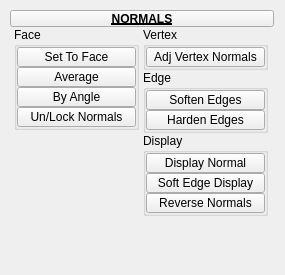
<?xml version="1.0" encoding="UTF-8"?>
<ui version="4.0">
 <class>QtUi</class>
 <widget class="QMainWindow" name="QtUi">
  <property name="enabled">
   <bool>true</bool>
  </property>
  <property name="geometry">
   <rect>
    <x>0</x>
    <y>0</y>
    <width>285</width>
    <height>275</height>
   </rect>
  </property>
  <property name="minimumSize">
   <size>
    <width>0</width>
    <height>0</height>
   </size>
  </property>
  <property name="maximumSize">
   <size>
    <width>999</width>
    <height>999</height>
   </size>
  </property>
  <property name="windowTitle">
   <string>Toolkit</string>
  </property>
  <property name="tabShape">
   <enum>QTabWidget::Triangular</enum>
  </property>
  <property name="dockNestingEnabled">
   <bool>true</bool>
  </property>
  <property name="dockOptions">
   <set>QMainWindow::AllowNestedDocks|QMainWindow::AllowTabbedDocks|QMainWindow::AnimatedDocks|QMainWindow::ForceTabbedDocks</set>
  </property>
  <widget class="QWidget" name="mainWindow">
   <widget class="QWidget" name="layoutWidget_2">
    <property name="geometry">
     <rect>
      <x>10</x>
      <y>10</y>
      <width>264</width>
      <height>239</height>
     </rect>
    </property>
    <layout class="QGridLayout" name="gridLayout_2">
     <property name="spacing">
      <number>0</number>
     </property>
     <item row="0" column="1" colspan="2">
      <widget class="PushButtonDraggable" name="draggable_header">
       <property name="minimumSize">
        <size>
         <width>19</width>
         <height>17</height>
        </size>
       </property>
       <property name="maximumSize">
        <size>
         <width>999</width>
         <height>17</height>
        </size>
       </property>
       <property name="font">
        <font>
         <weight>75</weight>
         <bold>true</bold>
         <underline>true</underline>
        </font>
       </property>
       <property name="text">
        <string>NORMALS</string>
       </property>
       <property name="checkable">
        <bool>true</bool>
       </property>
      </widget>
     </item>
     <item row="1" column="1" colspan="2">
      <layout class="QHBoxLayout" name="horizontalLayout">
       <item>
        <layout class="QVBoxLayout" name="verticalLayout">
         <property name="spacing">
          <number>0</number>
         </property>
         <item>
          <widget class="QGroupBox" name="groupBox">
           <property name="minimumSize">
            <size>
             <width>125</width>
             <height>0</height>
            </size>
           </property>
           <property name="maximumSize">
            <size>
             <width>125</width>
             <height>999</height>
            </size>
           </property>
           <property name="title">
            <string>Face</string>
           </property>
           <layout class="QGridLayout" name="gridLayout">
            <property name="leftMargin">
             <number>0</number>
            </property>
            <property name="topMargin">
             <number>0</number>
            </property>
            <property name="rightMargin">
             <number>0</number>
            </property>
            <property name="bottomMargin">
             <number>0</number>
            </property>
            <property name="spacing">
             <number>0</number>
            </property>
            <item row="6" column="0" colspan="3">
             <widget class="PushButton" name="tb003">
              <property name="enabled">
               <bool>true</bool>
              </property>
              <property name="minimumSize">
               <size>
                <width>0</width>
                <height>20</height>
               </size>
              </property>
              <property name="maximumSize">
               <size>
                <width>999</width>
                <height>20</height>
               </size>
              </property>
              <property name="toolTip">
               <string>Lock Normals: lock/Unlock all normals from the selected object or object containing a selected vertice</string>
              </property>
              <property name="text">
               <string>Un/Lock Normals</string>
              </property>
              <property name="iconSize">
               <size>
                <width>18</width>
                <height>18</height>
               </size>
              </property>
             </widget>
            </item>
            <item row="1" column="0" colspan="3">
             <widget class="PushButton" name="tb004">
              <property name="enabled">
               <bool>true</bool>
              </property>
              <property name="minimumSize">
               <size>
                <width>0</width>
                <height>20</height>
               </size>
              </property>
              <property name="maximumSize">
               <size>
                <width>999</width>
                <height>20</height>
               </size>
              </property>
              <property name="toolTip">
               <string>Average Edge Normals</string>
              </property>
              <property name="text">
               <string>Average</string>
              </property>
              <property name="iconSize">
               <size>
                <width>18</width>
                <height>18</height>
               </size>
              </property>
             </widget>
            </item>
            <item row="0" column="0" colspan="3">
             <widget class="QPushButton" name="b006">
              <property name="enabled">
               <bool>true</bool>
              </property>
              <property name="minimumSize">
               <size>
                <width>0</width>
                <height>20</height>
               </size>
              </property>
              <property name="maximumSize">
               <size>
                <width>999</width>
                <height>20</height>
               </size>
              </property>
              <property name="toolTip">
               <string>Set Normals to face</string>
              </property>
              <property name="text">
               <string>Set To Face</string>
              </property>
              <property name="iconSize">
               <size>
                <width>18</width>
                <height>18</height>
               </size>
              </property>
             </widget>
            </item>
            <item row="3" column="0" colspan="3">
             <widget class="PushButton" name="tb002">
              <property name="enabled">
               <bool>true</bool>
              </property>
              <property name="minimumSize">
               <size>
                <width>0</width>
                <height>20</height>
               </size>
              </property>
              <property name="maximumSize">
               <size>
                <width>999</width>
                <height>20</height>
               </size>
              </property>
              <property name="toolTip">
               <string>Set normal angle</string>
              </property>
              <property name="text">
               <string>By Angle</string>
              </property>
              <property name="iconSize">
               <size>
                <width>18</width>
                <height>18</height>
               </size>
              </property>
             </widget>
            </item>
           </layout>
          </widget>
         </item>
         <item>
          <spacer name="verticalSpacer">
           <property name="orientation">
            <enum>Qt::Vertical</enum>
           </property>
           <property name="sizeHint" stdset="0">
            <size>
             <width>20</width>
             <height>40</height>
            </size>
           </property>
          </spacer>
         </item>
        </layout>
       </item>
       <item>
        <layout class="QVBoxLayout" name="verticalLayout_2">
         <property name="spacing">
          <number>0</number>
         </property>
         <item>
          <widget class="QGroupBox" name="groupBox_2">
           <property name="minimumSize">
            <size>
             <width>125</width>
             <height>0</height>
            </size>
           </property>
           <property name="maximumSize">
            <size>
             <width>125</width>
             <height>999</height>
            </size>
           </property>
           <property name="title">
            <string>Vertex</string>
           </property>
           <layout class="QVBoxLayout" name="verticalLayout_3">
            <property name="spacing">
             <number>0</number>
            </property>
            <property name="leftMargin">
             <number>0</number>
            </property>
            <property name="topMargin">
             <number>0</number>
            </property>
            <property name="rightMargin">
             <number>0</number>
            </property>
            <property name="bottomMargin">
             <number>0</number>
            </property>
            <item>
             <widget class="QPushButton" name="b005">
              <property name="enabled">
               <bool>true</bool>
              </property>
              <property name="minimumSize">
               <size>
                <width>0</width>
                <height>20</height>
               </size>
              </property>
              <property name="maximumSize">
               <size>
                <width>999</width>
                <height>20</height>
               </size>
              </property>
              <property name="toolTip">
               <string>Adjust vertex normals interactively</string>
              </property>
              <property name="text">
               <string>Adj Vertex Normals</string>
              </property>
              <property name="iconSize">
               <size>
                <width>18</width>
                <height>18</height>
               </size>
              </property>
             </widget>
            </item>
           </layout>
          </widget>
         </item>
         <item>
          <widget class="QGroupBox" name="groupBox_3">
           <property name="minimumSize">
            <size>
             <width>125</width>
             <height>0</height>
            </size>
           </property>
           <property name="maximumSize">
            <size>
             <width>125</width>
             <height>999</height>
            </size>
           </property>
           <property name="title">
            <string>Edge</string>
           </property>
           <layout class="QVBoxLayout" name="verticalLayout_5">
            <property name="spacing">
             <number>0</number>
            </property>
            <property name="leftMargin">
             <number>0</number>
            </property>
            <property name="topMargin">
             <number>0</number>
            </property>
            <property name="rightMargin">
             <number>0</number>
            </property>
            <property name="bottomMargin">
             <number>0</number>
            </property>
            <item>
             <widget class="QPushButton" name="b001">
              <property name="enabled">
               <bool>true</bool>
              </property>
              <property name="minimumSize">
               <size>
                <width>60</width>
                <height>20</height>
               </size>
              </property>
              <property name="maximumSize">
               <size>
                <width>999</width>
                <height>20</height>
               </size>
              </property>
              <property name="toolTip">
               <string>&lt;html&gt;&lt;head/&gt;&lt;body&gt;&lt;p&gt;&lt;span style=&quot; text-decoration: underline;&quot;&gt;Soften edge normals&lt;/span&gt;&lt;/p&gt;&lt;/body&gt;&lt;/html&gt;</string>
              </property>
              <property name="text">
               <string>Soften Edges</string>
              </property>
              <property name="iconSize">
               <size>
                <width>18</width>
                <height>18</height>
               </size>
              </property>
             </widget>
            </item>
            <item>
             <widget class="PushButton" name="tb001">
              <property name="enabled">
               <bool>true</bool>
              </property>
              <property name="minimumSize">
               <size>
                <width>0</width>
                <height>20</height>
               </size>
              </property>
              <property name="maximumSize">
               <size>
                <width>999</width>
                <height>20</height>
               </size>
              </property>
              <property name="toolTip">
               <string>&lt;html&gt;&lt;head/&gt;&lt;body&gt;&lt;p&gt;&lt;span style=&quot; text-decoration: underline;&quot;&gt;Harden edges normals.&lt;/span&gt;&lt;/p&gt;&lt;p&gt;&lt;br/&gt;&lt;/p&gt;&lt;p&gt;If the entire object is selected, all object edges will be used.&lt;/p&gt;&lt;/body&gt;&lt;/html&gt;</string>
              </property>
              <property name="text">
               <string>Harden Edges</string>
              </property>
              <property name="iconSize">
               <size>
                <width>18</width>
                <height>18</height>
               </size>
              </property>
             </widget>
            </item>
           </layout>
          </widget>
         </item>
         <item>
          <widget class="QGroupBox" name="Normals">
           <property name="minimumSize">
            <size>
             <width>125</width>
             <height>0</height>
            </size>
           </property>
           <property name="maximumSize">
            <size>
             <width>125</width>
             <height>999</height>
            </size>
           </property>
           <property name="title">
            <string>Display</string>
           </property>
           <layout class="QVBoxLayout" name="verticalLayout_4">
            <property name="spacing">
             <number>0</number>
            </property>
            <property name="leftMargin">
             <number>0</number>
            </property>
            <property name="topMargin">
             <number>0</number>
            </property>
            <property name="rightMargin">
             <number>0</number>
            </property>
            <property name="bottomMargin">
             <number>0</number>
            </property>
            <item>
             <widget class="PushButton" name="tb000">
              <property name="enabled">
               <bool>true</bool>
              </property>
              <property name="minimumSize">
               <size>
                <width>0</width>
                <height>20</height>
               </size>
              </property>
              <property name="maximumSize">
               <size>
                <width>999</width>
                <height>20</height>
               </size>
              </property>
              <property name="toolTip">
               <string>Display face normals</string>
              </property>
              <property name="text">
               <string>Display Normal</string>
              </property>
              <property name="iconSize">
               <size>
                <width>18</width>
                <height>18</height>
               </size>
              </property>
             </widget>
            </item>
            <item>
             <widget class="QPushButton" name="b003">
              <property name="enabled">
               <bool>true</bool>
              </property>
              <property name="minimumSize">
               <size>
                <width>0</width>
                <height>20</height>
               </size>
              </property>
              <property name="maximumSize">
               <size>
                <width>999</width>
                <height>20</height>
               </size>
              </property>
              <property name="toolTip">
               <string>Toggle soft edge display. Soft edge normals display dotted.</string>
              </property>
              <property name="text">
               <string>Soft Edge Display</string>
              </property>
              <property name="iconSize">
               <size>
                <width>18</width>
                <height>18</height>
               </size>
              </property>
             </widget>
            </item>
            <item>
             <widget class="QPushButton" name="b010">
              <property name="enabled">
               <bool>true</bool>
              </property>
              <property name="minimumSize">
               <size>
                <width>0</width>
                <height>20</height>
               </size>
              </property>
              <property name="maximumSize">
               <size>
                <width>999</width>
                <height>20</height>
               </size>
              </property>
              <property name="toolTip">
               <string>Reverse Selected Normals</string>
              </property>
              <property name="text">
               <string>Reverse Normals</string>
              </property>
              <property name="iconSize">
               <size>
                <width>18</width>
                <height>18</height>
               </size>
              </property>
             </widget>
            </item>
           </layout>
          </widget>
         </item>
         <item>
          <spacer name="verticalSpacer_2">
           <property name="orientation">
            <enum>Qt::Vertical</enum>
           </property>
           <property name="sizeHint" stdset="0">
            <size>
             <width>20</width>
             <height>40</height>
            </size>
           </property>
          </spacer>
         </item>
        </layout>
       </item>
      </layout>
     </item>
    </layout>
   </widget>
  </widget>
 </widget>
 <customwidgets>
  <customwidget>
   <class>PushButtonDraggable</class>
   <extends>QPushButton</extends>
   <header>widgets.pushbuttondraggable.h</header>
  </customwidget>
  <customwidget>
   <class>PushButton</class>
   <extends>QPushButton</extends>
   <header>widgets.pushbutton.h</header>
  </customwidget>
 </customwidgets>
 <resources/>
 <connections/>
 <designerdata>
  <property name="gridDeltaX">
   <number>5</number>
  </property>
  <property name="gridDeltaY">
   <number>5</number>
  </property>
  <property name="gridSnapX">
   <bool>true</bool>
  </property>
  <property name="gridSnapY">
   <bool>true</bool>
  </property>
  <property name="gridVisible">
   <bool>true</bool>
  </property>
 </designerdata>
</ui>
